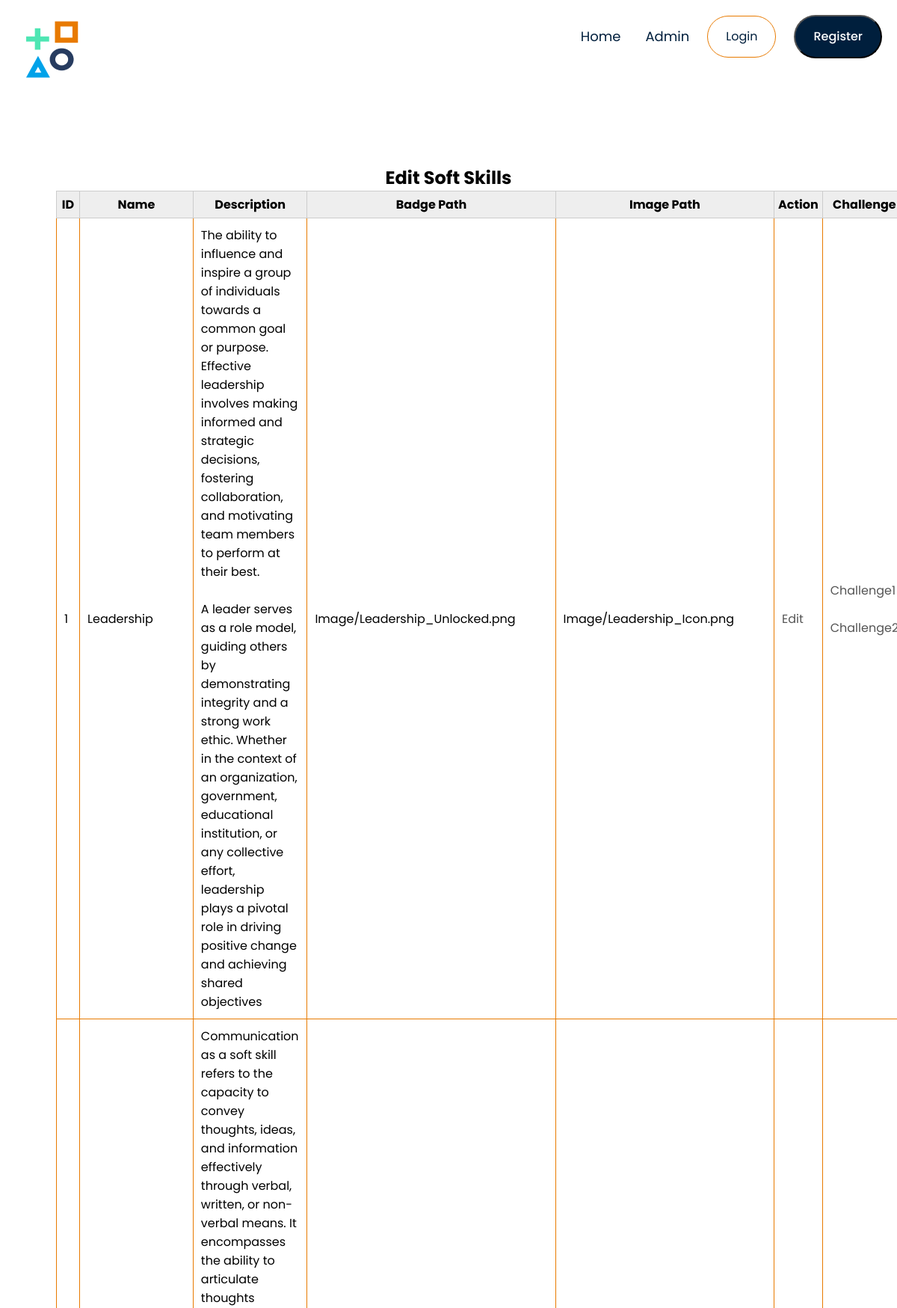
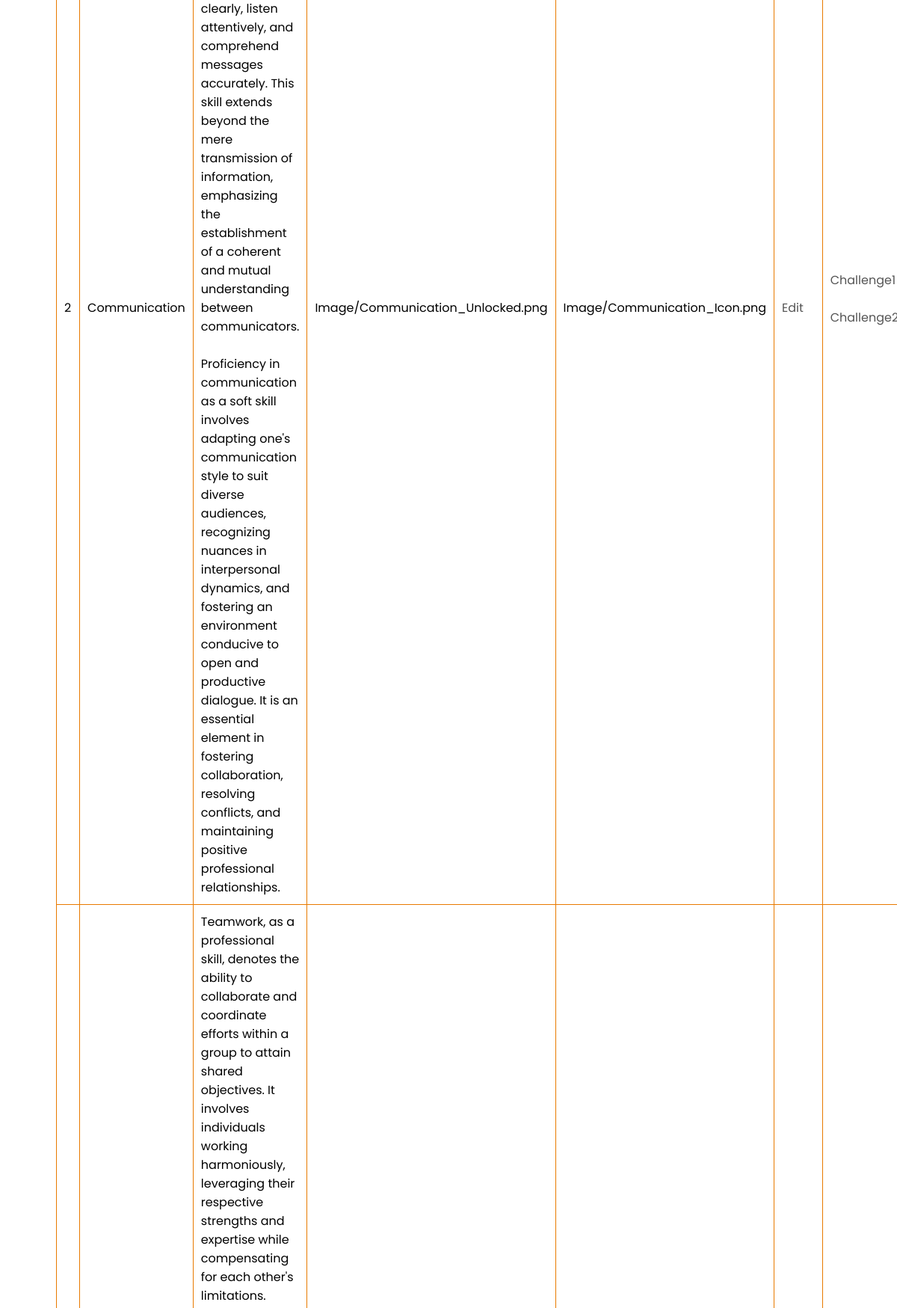
The app's page /Event/Private/module_edit.php (upper part) with its own data (2 pictures, top to bottom).
### tables this page shows
CREATE TABLE `soft_skills` (
  `id` int(11) NOT NULL,
  `name` varchar(255) NOT NULL,
  `description` text NOT NULL,
  `badge_path` varchar(255) NOT NULL,
  `image_path` varchar(255) NOT NULL,
  `c1_description` text DEFAULT NULL,
  `question_1` text DEFAULT NULL,
  `option_1_A` varchar(255) DEFAULT NULL,
  `option_1_B` varchar(255) DEFAULT NULL,
  `option_1_C` varchar(255) DEFAULT NULL,
  `option_1_D` varchar(255) DEFAULT NULL,
  `correct_answer_1` varchar(255) DEFAULT NULL,
  `question_2` text DEFAULT NULL,
  `option_2_A` varchar(255) DEFAULT NULL,
  `option_2_B` varchar(255) DEFAULT NULL,
  `option_2_C` varchar(255) DEFAULT NULL,
  `option_2_D` varchar(255) DEFAULT NULL,
  `correct_answer_2` varchar(255) DEFAULT NULL,
  `question_3` text DEFAULT NULL,
  `option_3_A` varchar(255) DEFAULT NULL,
  `option_3_B` varchar(255) DEFAULT NULL,
  `option_3_C` varchar(255) DEFAULT NULL,
  `option_3_D` varchar(255) DEFAULT NULL,
  `correct_answer_3` varchar(255) DEFAULT NULL
);

### Event/Private/module_edit.php (the view, shortened to what this page needs)
<?php
require_once('../Public/db_connect.php');
require_once('Part/header.php');
$softSkillsQuery = "SELECT * FROM soft_skills";
$softSkillsResult = $conn->query($softSkillsQuery);
?>
<!DOCTYPE html>
<html lang="en">
<head>
    <link rel="stylesheet" href="../Public/public.css">
    <link rel="stylesheet" href="https://stackpath.bootstrapcdn.com/font-awesome/4.7.0/css/font-awesome.min.css">
</head>
<body>
    <div class="page-container">
    <div class="container">
        <section class="hero">
            <div class="container">
                <h2>Edit Soft Skills</h2>
                <?php if ($softSkillsResult->num_rows > 0) : ?>
                    <table>
                        <thead>
                            <tr>
                                <th>ID</th>
                                <th>Name</th>
                                <th>Description</th>
                                <th>Badge Path</th>
                                <th>Image Path</th>
                                <th>Action</th>
                                <th>Challenge</th>
                            </tr>
                        </thead>
                        <tbody>
                            <?php while ($row = $softSkillsResult->fetch_assoc()) : ?>
                                <tr>
                                    <td><?php echo $row['id']; ?></td>
                                    <td><?php echo $row['name']; ?></td>
                                    <td><?php echo $row['description']; ?></td>
                                    <td><?php echo $row['badge_path']; ?></td>
                                    <td><?php echo $row['image_path']; ?></td>
                                    <td><a class="edit-link" href="edit_module.php?id=<?php echo $row['id']; ?>">Edit</a></td>
                                    <td>
                                        <a class="edit-link" href="edit_c1.php?id=<?php echo $row['id']; ?>">Challenge1</a><br><br>
                                        <a class="edit-link" href="edit_c2.php?id=<?php echo $row['id']; ?>">Challenge2</a><br><br>
                                    </td>
                                </tr>
                            <?php endwhile; ?>
                        </tbody>
                    </table>
                <?php else : ?>
                    <p>No soft skills available.</p>
                <?php endif; ?>
            </div>
        </section>
    </div>
    </div>
</body>
</html>

### Event/Public/public.css (style rules this page uses)
* { margin: 0; padding: 0; box-sizing: border-box; }
body { font-family: 'Poppins', sans-serif; }
a { text-decoration: none; color: #555; }
.container { max-width: 1300px; margin: auto; padding: 25px; }
.hero { width: 100%; height: 800px; background-color:#FFF; position:relative; padding-top: 50px; }
.hero .container { height: 100%; position: relative; }
.page-container { max-width: 1300px; margin: auto; padding-left: 25px; padding-right: 25px; text-align: center; }
table { border-collapse: collapse; width: 100%; margin-bottom:25px; }
th, td { border: 1px solid #ccc; padding: 5px; }
th { background-color: #eee; }
.leaderboard th, td { padding: 10px; text-align: left; border: 1px solid #E87A00; }

### records on screen
soft_skills: id "1", name "Leadership", description "The ability to influence and inspire a group of individuals towards a common goal or purpose. Effective leadership involves making informed and strategic decisions, fostering collaboration, and motivating team members to perform at their best. A leader serves as a role model, guiding others by demonstrating integrity and a strong work ethic. Whether in the context of an organization, government, educational institution, or any collective effort, leadership plays a pivotal role in driving positive change and achieving shared objectives", badge_path "Image/Leadership_Unlocked.png", image_path "Image/Leadership_Icon.png"
soft_skills: id "2", name "Communication", description "Communication as a soft skill refers to the capacity to convey thoughts, ideas, and information effectively through verbal, written, or non-verbal means. It encompasses the ability to articulate thoughts clearly, listen attentively, and comprehend messages accurately. This skill extends beyond the mere transmission of information, emphasizing the establishment of a coherent and mutual understanding between communicators. Proficiency in communication as a soft skill involves adapting one's communication style to suit diverse audiences, recognizing nuances in interpersonal dynamics, and fostering an environment conducive to open and productive dialogue. It is an essential element in fostering…", badge_path "Image/Communication_Unlocked.png", image_path "Image/Communication_Icon.png"
soft_skills: description "Teamwork, as a professional skill, denotes the ability to collaborate and coordinate efforts within a group to attain shared objectives. It involves individuals working harmoniously, leveraging their respective strengths and expertise while compensating for each other's limitations."
